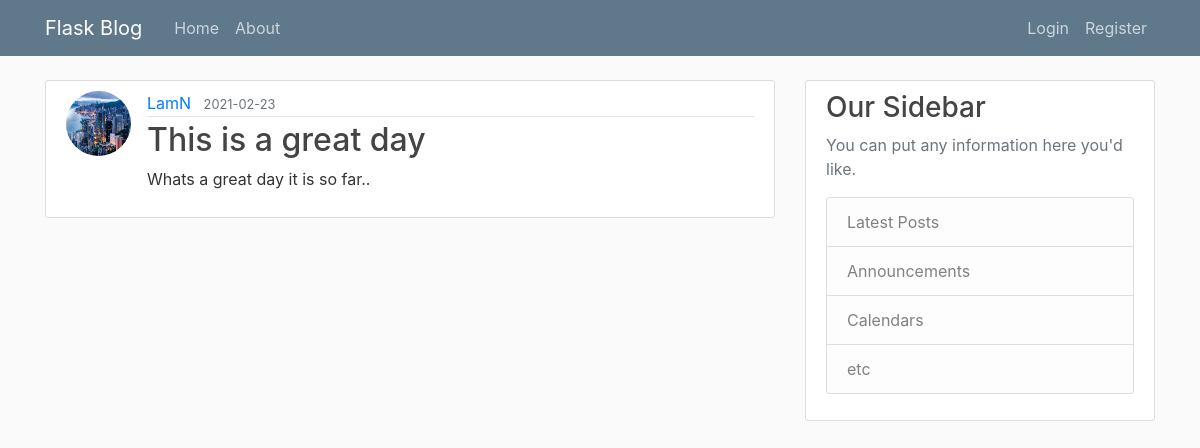
Before: /post/4 with the older database file.
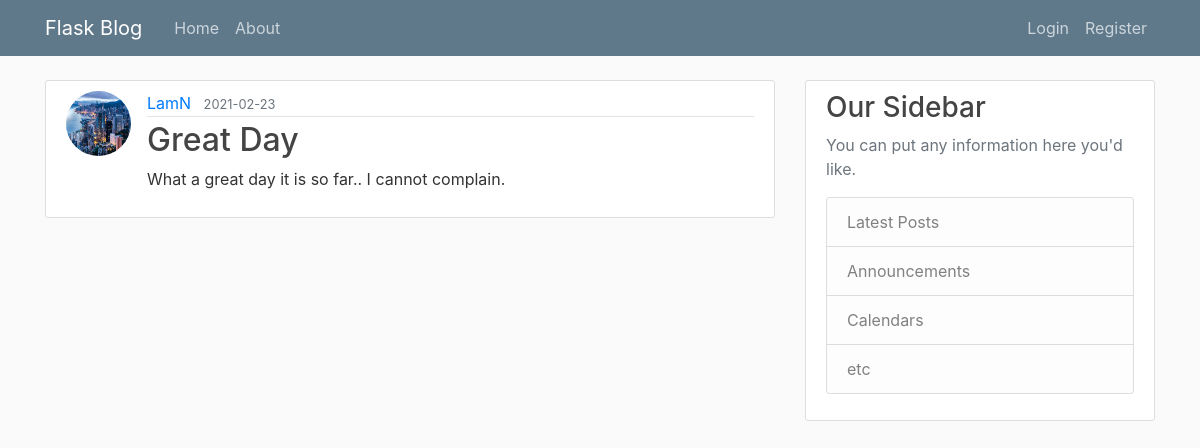
After: the same page with the newer database file.
### flaskblog/models.py (models this page shows, shortened)
class Post(db.Model):
    id = db.Column(db.Integer, primary_key=True)
    title = db.Column(db.String(100), nullable=False)
    date_posted = db.Column(db.DateTime, nullable=False, default=datetime.utcnow)
    content = db.Column(db.Text, nullable=False)
    user_id = db.Column(db.Integer, db.ForeignKey("user.id"), nullable=False)

### flaskblog/routes.py (the view)
@app.route("/post/<int:post_id>")
def post(post_id):
    post = Post.query.get_or_404(post_id)
    return render_template("post.html", title=post.title, post=post)

### flaskblog/templates/post.html (shortened to what this page needs)
{%extends "layout.html"%}
{%block body%}
<article class="media content-section">
  <img class="rounded-circle article-img" src="{{ url_for('static', filename='profile_pics/' + post.author.image_file) }}">
  <div class="media-body">
    <div class="article-metadata">
      <a class="mr-2" href="{{url_for("user_posts", username=post.author.username)}}">{{ post.author.username }}</a>
      <small class="text-muted">{{ post.date_posted.strftime('%Y-%m-%d') }}</small>
    </div>
    <h2 class="article-title">{{ post.title }}</h2>
    <p class="article-content">{{ post.content }}</p>
  </div>
</article>
{%endblock%}

Changed rows visible on the page:
changed Post: title "This is a great day" → "Great Day"; content "Whats a great day it is so far.." → "What a great day it is so far.. I cannot complain."
